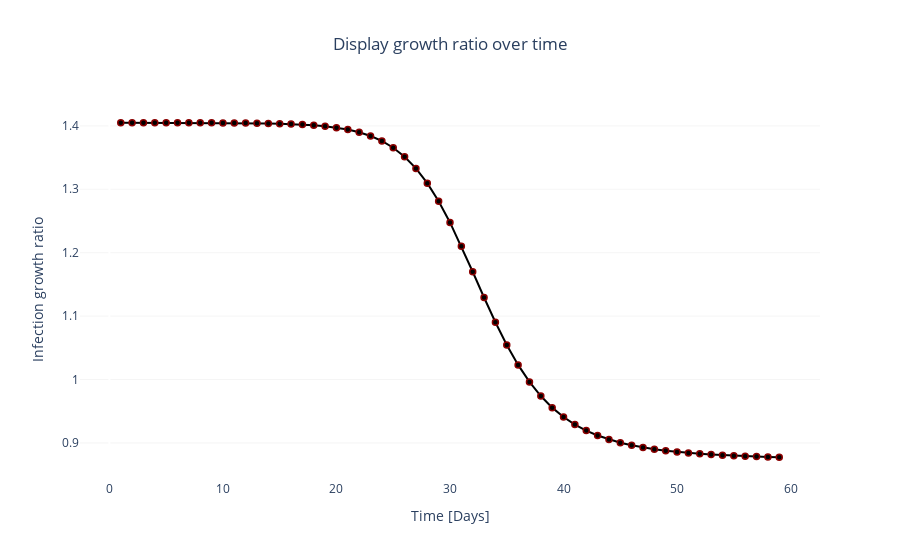

Here is the notebook cell this chart was saved with:
### Code cell
# display infection growth ratio over time
I_gr = df.safe_div(I[1:], I[:-1])

fig = plotly.graph_objs.Figure()
fig.add_trace(
    plotly.graph_objs.Scatter(
        mode = 'lines+markers',
        x = t[1:60],
        y = I_gr,
        marker = dict(color = 'Black', line = dict(color = 'DarkRed', width=1.5)),
    ))

fig.update_layout(
    plot_bgcolor='white', 
    xaxis_title = 'Time [Days]',
    yaxis_title = 'Infection growth ratio',
    title = 'Display growth ratio over time',
    title_x = .5
    )
fig.update_yaxes(showgrid=True, gridwidth=.3, gridcolor='gainsboro')

fig.show()

### Figure 1 — Plotly figure (JSON) as saved in the notebook; plotly's stock layout.template omitted (floating-point values rounded to 4 significant figures)
{"data": [{"marker": {"color": "Black", "line": {"color": "DarkRed", "width": 1.5}}, "mode": "lines+markers", "type": "scatter", "x": [1, 2, 3, 4, 5, 6, 7, 8, 9, 10, 11, 12, 13, 14, 15, 16, 17, 18, 19, 20, 21, 22, 23, 24, 25, 26, 27, 28, 29, 30, 31, 32, 33, 34, 35, 36, 37, 38, 39, 40, 41, 42, 43, 44, 45, 46, 47, 48, 49, 50, 51, 52, 53, 54, 55, 56, 57, 58, 59], "y": [1.405, 1.405, 1.405, 1.405, 1.405, 1.405, 1.405, 1.405, 1.405, 1.405, 1.405, 1.404, 1.404, 1.404, 1.404, 1.403, 1.402, 1.401, 1.399, 1.397, 1.394, 1.39, 1.384, 1.376, 1.366, 1.351, 1.333, 1.31, 1.281, 1.248, 1.21, 1.17, 1.129, 1.09, 1.055, 1.023, 0.9962, 0.9739, 0.9557, 0.9409, 0.929, 0.9194, 0.9117, 0.9055, 0.9004, 0.8963, 0.8929, 0.8901, 0.8877, 0.8858, 0.8842, 0.8828, 0.8816, 0.8806, 0.8798, 0.879, 0.8784, 0.8779, 0.8774, 0.877, 0.8767, 0.8764, 0.8761, 0.8759, 0.8757, 0.8756, 0.8754, 0.8753, 0.8752, 0.8751, 0.875, 0.8749, 0.8749, 0.8748, 0.8748, 0.8747, 0.8747, 0.8747, 0.8746, 0.8746]}], "layout": {"autosize": true, "plot_bgcolor": "white", "title": {"text": "Display growth ratio over time", "x": 0.5}, "xaxis": {"autorange": true, "range": [-2.463, 62.46], "title": {"text": "Time [Days]"}, "type": "linear"}, "yaxis": {"autorange": true, "gridcolor": "gainsboro", "gridwidth": 0.3, "range": [0.8388, 1.444], "showgrid": true, "title": {"text": "Infection growth ratio"}, "type": "linear"}}}
